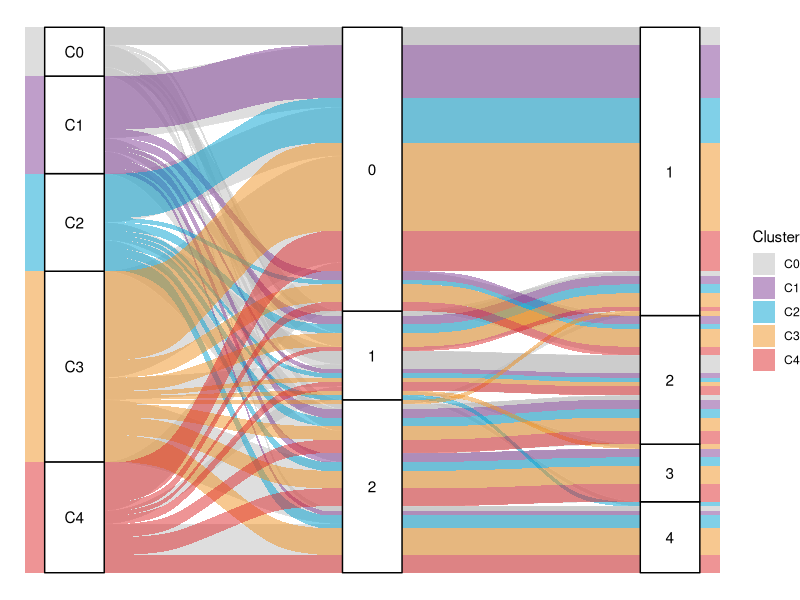

Reproduce this figure in R.
library(ggplot2)
library(ggalluvial)
library(readxl)
library(dplyr)
df <- read_excel("prognostic_sankey.xlsx")
df <- group_by(df,Cluster,PINK.score,IPI.score) %>% summarise(., count = n())


ggplot(as.data.frame(df),
       aes(axis1 = Cluster, axis2 = PINK.score, axis3 = IPI.score,
           y= count)) +
  geom_flow(width = 0.2,
            curve_type = "sine",
            alpha = 0.5,
            color = 'white',
            size = 0.1)+
  scale_x_discrete(limits = c("Cluster", "PINK.score", "IPI.score"), expand = c(.1, .05)) +
  geom_alluvium(aes(fill = Cluster)) + 
  geom_stratum(width = 0.20)+
  geom_text(stat = "stratum", aes(label = after_stat(stratum)))+ 
  #theme_minimal() 
  scale_fill_manual(values = c("#bcbcbc","#803c96","#00a1d1","#f09121","#dd292a"))+#自定义颜色 
  theme_void()
  #ggtitle("Sankey-diagram of the clinical characteristics and molecular subtypes")


